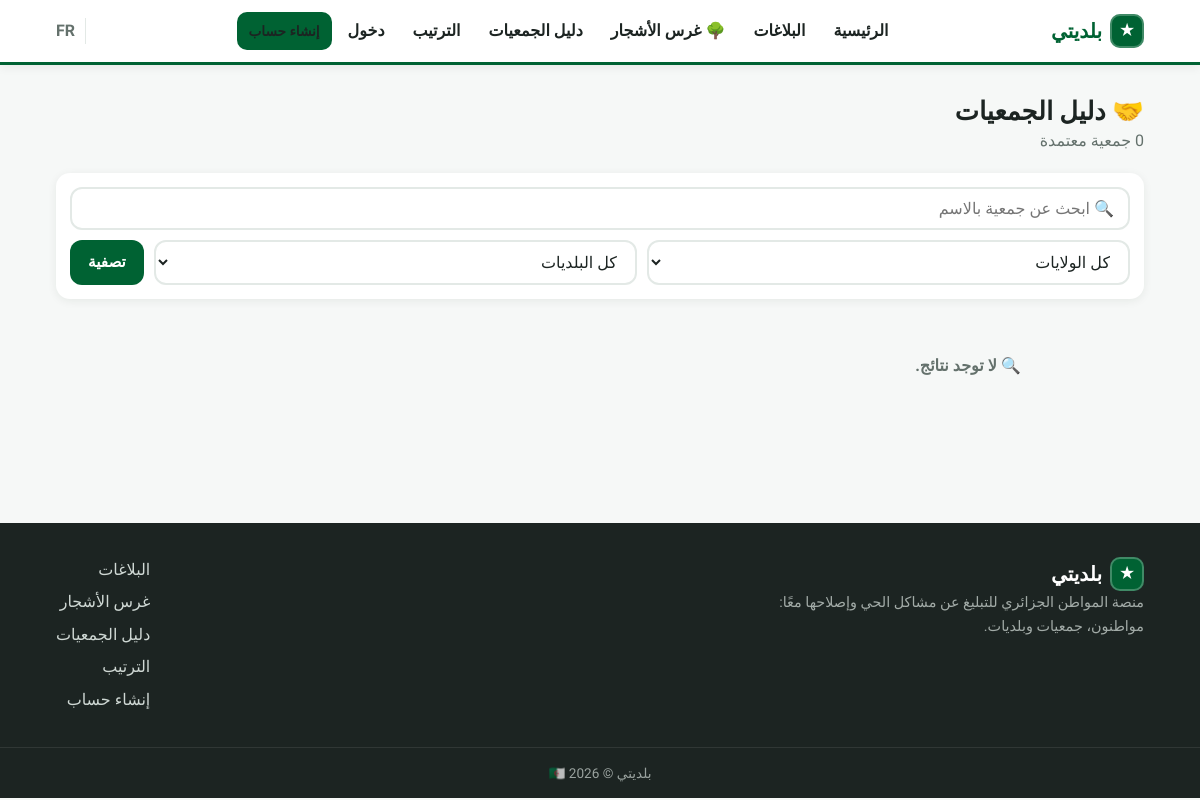
Before: /associations.php with the older database file.
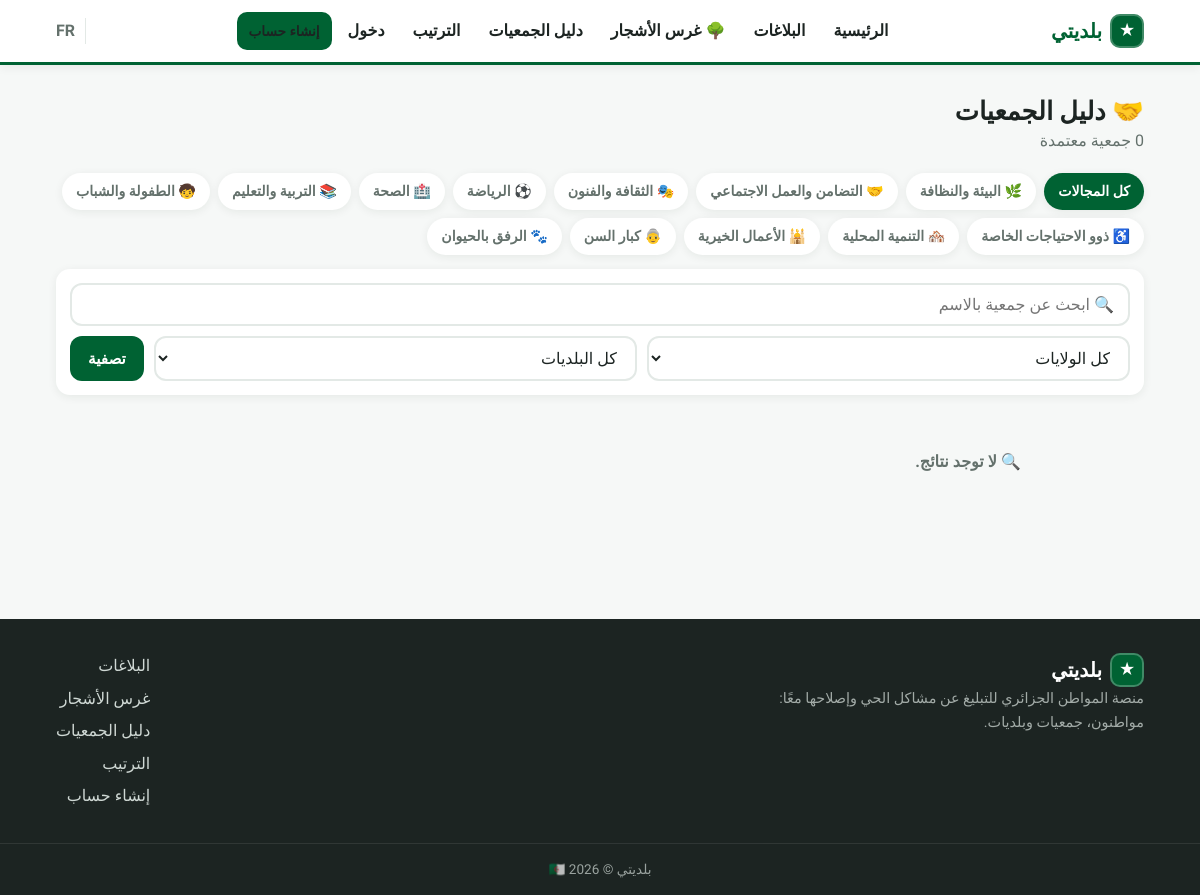
After: the same page with the newer database file.
### tables this page shows
CREATE TABLE assoc_categories (
  id INT AUTO_INCREMENT PRIMARY KEY,
  icon VARCHAR(16) NOT NULL DEFAULT '🏷️',
  name_ar VARCHAR(80) NOT NULL,
  name_fr VARCHAR(80) NOT NULL,
  is_active TINYINT(1) NOT NULL DEFAULT 1,
  sort INT NOT NULL DEFAULT 0
);

### includes/functions.php (called while the page is built, shortened)
<?php
require_once __DIR__ . '/db.php';
function e(?string $s): string
{
    return htmlspecialchars((string) $s, ENT_QUOTES, 'UTF-8');
}
function url(string $path = ''): string
{
    return WEB_BASE . '/' . ltrim($path, '/');
}
function lang(): string
{
    return (isset($_SESSION['lang']) && $_SESSION['lang'] === 'fr') ? 'fr' : 'ar';
}
function is_rtl(): bool
{
    return lang() === 'ar';
}
function t(string $key, ...$args): string
{
    static $strings = null;
    if ($strings === null) {
        $strings = require BASE_PATH . '/includes/lang/' . lang() . '.php';
    }
    $s = $strings[$key] ?? $key;
    return $args ? vsprintf($s, $args) : $s;
}
function lc(array $row, string $col): string
{
    return (string) ($row[$col . '_' . lang()] ?? $row[$col . '_ar'] ?? '');
}
function site_settings(): array
{
    static $s = null;
    if ($s === null) {
        $s = [];
    }
    return $s;
}
function site_setting(string $k, string $default = ''): string
{
    $v = site_settings()[$k] ?? '';
    return $v !== '' ? $v : $default;
}
function site_text(string $settingBase, string $langKey): string
{
    return site_setting($settingBase . '_' . lang()) ?: t($langKey);
}
function module_on(string $module): bool
{
    return site_setting('mod_' . $module) !== '0';
}
function app_name(): string
{
    return site_setting('site_name_' . lang(), lang() === 'ar' ? APP_NAME_AR : APP_NAME_FR);
}
function site_logo_url(): string
{
    $f = site_setting('site_logo');
    return $f !== '' ? upload_url($f) : '';
}

### includes/auth.php (called while the page is built, shortened)
<?php
require_once __DIR__ . '/db.php';
require_once __DIR__ . '/functions.php';
function current_user(): ?array
{
    static $user = false;
    if ($user === false) {
        $user = null;
    }
    return $user;
}

### includes/db.php (called while the page is built, shortened)
<?php
function db(): PDO
{
    static $pdo = null;
    if ($pdo === null) {
        try {
            $pdo = new PDO(
                'mysql:host=' . DB_HOST . ';dbname=' . DB_NAME . ';charset=utf8mb4',
                DB_USER,
                DB_PASS,
                [
                    PDO::ATTR_ERRMODE            => PDO::ERRMODE_EXCEPTION,
                    PDO::ATTR_DEFAULT_FETCH_MODE => PDO::FETCH_ASSOC,
                    PDO::ATTR_EMULATE_PREPARES   => false,
                ]
            );
        } catch (PDOException $e) {
            http_response_code(500);
            die('Database connection failed. Check includes/config.php — تعذّر الاتصال بقاعدة البيانات، تحقق من ملف الإعدادات.');
        }
    }
    return $pdo;
}

### includes/associations.php (called while the page is built, shortened)
<?php
require_once __DIR__ . '/db.php';
require_once __DIR__ . '/functions.php';
function assoc_tables(): void
{
    $n = (int) db()->query('SELECT COUNT(*) c FROM assoc_categories')->fetch()['c'];
}
function assoc_all_categories(bool $activeOnly = true): array
{
    try {
        assoc_tables();
    } catch (Throwable $e) {
        return [];
    }
    $sql = 'SELECT * FROM assoc_categories';
    if ($activeOnly) {
        $sql .= ' WHERE is_active = 1';
    }
    return db()->query($sql . ' ORDER BY sort, id')->fetchAll();
}

### associations.php (the view, shortened to what this page needs)
<?php
require_once __DIR__ . '/includes/auth.php';
require_once __DIR__ . '/includes/associations.php';
$fCat = (int) ($_GET['category'] ?? 0);
$q = trim($_GET['q'] ?? '');
$where = ["u.role = 'association'", 'u.is_verified = 1', 'u.is_blocked = 0'];
$bind = [];
$page = max(1, (int) ($_GET['p'] ?? 1));
$per = 12;
$base = "FROM users u
    JOIN communes cm ON cm.id = u.commune_id
    JOIN wilayas w ON w.id = u.wilaya_id
    LEFT JOIN assoc_profiles ap ON ap.user_id = u.id
    WHERE " . implode(' AND ', $where);
$cs = db()->prepare("SELECT COUNT(*) c $base");
$cs->execute($bind);
$total = (int) $cs->fetch()['c'];
$st = db()->prepare("SELECT u.id, u.name, u.about, u.points,
        cm.name_ar AS commune_ar, cm.name_fr AS commune_fr,
        w.name_ar AS wilaya_ar, w.name_fr AS wilaya_fr,
        ap.logo
    $base
    ORDER BY u.points DESC, u.name ASC
    LIMIT $per OFFSET " . ($page - 1) * $per);
$st->execute($bind);
$rows = $st->fetchAll();
$cats = assoc_all_categories();
require __DIR__ . '/includes/layout/header.php';
?>
<div class="container page">
  <div class="page-head">
    <div>
      <h1>🤝 <?= e(t('dir_title')) ?></h1>
      <p class="muted"><?= e(t('dir_count', $total)) ?></p>
    </div>
  </div>
  <?php if ($cats): ?>
  <div class="cat-chips">
    <a class="cat-chip <?= $fCat === 0 ? 'on' : '' ?>" href="<?= e(url('associations.php')) ?>"><?= e(t('dir_all_cats')) ?></a>
    <?php foreach ($cats as $c): ?>
    <a class="cat-chip <?= $fCat === (int) $c['id'] ? 'on' : '' ?>" href="?category=<?= (int) $c['id'] ?>"><?= e($c['icon']) ?> <?= e(lc($c, 'name')) ?></a>
    <?php endforeach; ?>
  </div>
  <?php endif; ?>
  <form class="filters card" method="get">
    <input name="q" value="<?= e($q) ?>" placeholder="🔍 <?= e(t('dir_search')) ?>">
    <select name="wilaya" id="wilayaSel" data-communes-url="<?= e(url('api/communes.php')) ?>" onchange="this.form.commune.value='';">
      <option value=""><?= e(t('all_wilayas')) ?></option>
    </select>
    <select name="commune" id="communeSel">
      <option value=""><?= e(t('all_communes')) ?></option>
    </select>
    <button class="btn btn-primary"><?= e(t('filter')) ?></button>
  </form>
  <div class="grid-3">
    <?php if (!$rows): ?><p class="empty">🔍 <?= e(t('no_results')) ?></p><?php endif; ?>
  </div>
</div>
<?php require __DIR__ . '/includes/layout/footer.php'; ?>

### includes/layout/header.php (shortened to what this page needs)
<?php
$me = current_user();
$langSwitch = function (string $to): string {
    $qs = $_GET;
    $qs['lang'] = $to;
    return e(strtok($_SERVER['REQUEST_URI'] ?? '', '?') . '?' . http_build_query($qs));
};
?>
<!DOCTYPE html>
<html lang="<?= lang() ?>" dir="<?= is_rtl() ? 'rtl' : 'ltr' ?>">
<head>
<link rel="stylesheet" href="<?= e(url('assets/css/style.css')) ?>">
</head>
<body data-base="<?= e(url('')) ?>">
<header class="topbar">
  <div class="container topbar-inner">
    <a class="brand" href="<?= e(url('index.php')) ?>">
      <?php if (site_logo_url()): ?>
      <img class="brand-logo" src="<?= e(site_logo_url()) ?>" alt="">
      <?php else: ?>
      <span class="brand-mark">★</span>
      <?php endif; ?>
      <span class="brand-name"><?= e(app_name()) ?></span>
    </a>
    <nav class="mainnav" id="mainnav">
      <a href="<?= e(url('index.php')) ?>"><?= e(t('nav_home')) ?></a>
      <?php if (module_on('complaints')): ?>
      <a href="<?= e(url('complaints.php')) ?>"><?= e(t('nav_complaints')) ?></a>
      <?php endif; ?>
      <?php if (module_on('trees')): ?>
      <a href="<?= e(url('trees.php')) ?>">🌳 <?= e(t('nav_trees')) ?></a>
      <?php endif; ?>
      <?php if (module_on('associations')): ?>
      <a href="<?= e(url('associations.php')) ?>"><?= e(t('nav_directory')) ?></a>
      <?php endif; ?>
      <?php if (module_on('leaderboard')): ?>
      <a href="<?= e(url('leaderboard.php')) ?>"><?= e(t('nav_leaderboard')) ?></a>
      <?php endif; ?>
      <?php if ($me): ?>
        <a href="<?= e(url(role_home($me))) ?>" class="nav-strong"><?= e(t('nav_dashboard')) ?></a>
        <a href="<?= e(url('logout.php')) ?>" class="nav-muted"><?= e(t('nav_logout')) ?></a>
      <?php else: ?>
        <a href="<?= e(url('login.php')) ?>"><?= e(t('nav_login')) ?></a>
        <a href="<?= e(url('register.php')) ?>" class="btn btn-sm btn-primary"><?= e(t('nav_register')) ?></a>
      <?php endif; ?>
    </nav>
    <div class="topbar-side">
      <span class="lang-switch">
        <?php if (lang() === 'ar'): ?>
          <a href="<?= $langSwitch('fr') ?>">FR</a>
        <?php else: ?>
          <a href="<?= $langSwitch('ar') ?>">عربية</a>
        <?php endif; ?>
      </span>
    </div>
  </div>
</header>
<main>

### includes/layout/footer.php (shortened to what this page needs)
</main>
<footer class="footer">
  <div class="container footer-inner">
    <div>
      <div class="brand">
        <?php if (site_logo_url()): ?><img class="brand-logo" src="<?= e(site_logo_url()) ?>" alt="">
        <?php else: ?><span class="brand-mark">★</span><?php endif; ?>
        <?= e(app_name()) ?>
      </div>
      <p class="footer-tag"><?= e(site_text('site_tagline', 'footer_tagline')) ?></p>
    </div>
    <nav class="footer-links">
      <?php if (module_on('complaints')): ?><a href="<?= e(url('complaints.php')) ?>"><?= e(t('nav_complaints')) ?></a><?php endif; ?>
      <?php if (module_on('trees')): ?><a href="<?= e(url('trees.php')) ?>"><?= e(t('nav_trees')) ?></a><?php endif; ?>
      <?php if (module_on('associations')): ?><a href="<?= e(url('associations.php')) ?>"><?= e(t('nav_directory')) ?></a><?php endif; ?>
      <?php if (module_on('leaderboard')): ?><a href="<?= e(url('leaderboard.php')) ?>"><?= e(t('nav_leaderboard')) ?></a><?php endif; ?>
      <a href="<?= e(url('register.php')) ?>"><?= e(t('nav_register')) ?></a>
    </nav>
  </div>
  <div class="footer-bottom"><?= e(app_name()) ?> © <?= date('Y') ?> 🇩🇿</div>
</footer>
</body>
</html>

### assets/css/style.css (style rules this page uses)
:root { --green: #006233; --green-dark: #004d28; --green-bright: #0b7a44; --green-light: #e6f4ec; --red: #d21034; --red-dark: #a30d28; --gold: #c8a951; --ink: #1c2422; --muted: #64716c; --bg: #f6f8f7; --card: #ffffff; --line: #e3e9e6; --radius: 14px; --shadow: 0 2px 10px rgba(0, 40, 20, 0.07); }
* { margin: 0; padding: 0; box-sizing: border-box; }
html { scroll-behavior: smooth; }
body { font-family: 'Cairo', system-ui, -apple-system, sans-serif; background: var(--bg); color: var(--ink); line-height: 1.65; font-size: 16px; }
a { color: var(--green); text-decoration: none; }
h1, h2, h3 { line-height: 1.3; font-weight: 800; }
.container { max-width: 1120px; margin-inline: auto; padding-inline: 16px; }
.muted { color: var(--muted); }
.topbar { background: var(--card); border-bottom: 3px solid var(--green); position: sticky; top: 0; z-index: 1000; box-shadow: var(--shadow); }
.topbar-inner { display: flex; align-items: center; justify-content: space-between; gap: 12px; min-height: 62px; }
.brand { display: inline-flex; align-items: center; gap: 8px; font-weight: 900; font-size: 1.25rem; color: var(--green); }
.brand-mark { display: inline-grid; place-items: center; width: 34px; height: 34px; border-radius: 10px; background: var(--green); color: #fff; font-size: 1rem; box-shadow: inset 0 0 0 2px rgba(255,255,255,.25); }
.brand-mark, .brand-name { position: relative; }
.mainnav { display: flex; align-items: center; gap: 4px; flex-wrap: wrap; }
.mainnav a { padding: 8px 12px; border-radius: 10px; color: var(--ink); font-weight: 600; }
.topbar-side { display: flex; align-items: center; gap: 8px; }
.lang-switch { border-inline-start: 1px solid var(--line); padding-inline-start: 10px; }
.lang-switch a { font-weight: 800; color: var(--muted); }
.btn { display: inline-flex; align-items: center; justify-content: center; gap: 8px; background: var(--green-light); color: var(--green); border: none; border-radius: 12px; cursor: pointer; padding: 10px 18px; font-family: inherit; font-size: 0.95rem; font-weight: 700; transition: transform 0.1s, box-shadow 0.15s, background 0.15s; }
.btn-primary { background: var(--green); color: #fff; }
.btn-sm { padding: 5px 12px; font-size: 0.85rem; }
.card { background: var(--card); border-radius: var(--radius); box-shadow: var(--shadow); overflow: hidden; }
.grid-3 { display: grid; grid-template-columns: repeat(auto-fill, minmax(270px, 1fr)); gap: 16px; margin-block: 18px; }
.page { padding-block: 30px 50px; }
.page-head { display: flex; align-items: flex-start; justify-content: space-between; gap: 16px; flex-wrap: wrap; margin-bottom: 18px; }
.page-head h1 { font-size: 1.6rem; }
.empty { text-align: center; color: var(--muted); padding: 36px 10px; font-weight: 600; }
.filters { display: flex; gap: 10px; flex-wrap: wrap; padding: 14px; margin-block: 14px; }
.filters select { flex: 1; min-width: 150px; }
input, select, textarea { font-family: inherit; font-size: 1rem; border: 2px solid var(--line); border-radius: 12px; padding: 10px 14px; background: #fff; color: var(--ink); width: 100%; }
.cat-chips { display: flex; gap: 8px; flex-wrap: wrap; margin-block: 14px; }
.cat-chip { padding: 7px 14px; border-radius: 999px; font-weight: 700; font-size: 0.88rem; background: var(--card); color: var(--muted); box-shadow: var(--shadow); white-space: nowrap; }
.cat-chip.on { background: var(--green); color: #fff; }
.footer { background: var(--ink); color: #cfd8d4; margin-top: 40px; }
.footer-inner { display: flex; justify-content: space-between; gap: 20px; flex-wrap: wrap; padding-block: 34px; }
.footer .brand { color: #fff; }
.footer-tag { font-size: 0.9rem; opacity: 0.75; max-width: 380px; }
.footer-links { display: flex; flex-direction: column; gap: 6px; }
.footer-links a { color: #cfd8d4; }
.footer-bottom { border-top: 1px solid rgba(255,255,255,0.12); text-align: center; padding-block: 14px; font-size: 0.85rem; opacity: 0.7; }

Changed rows visible on the page:
added assoc_categories: icon "🌿", name_ar "البيئة والنظافة"
added assoc_categories: icon "🤝", name_ar "التضامن والعمل الاجتماعي"
added assoc_categories: icon "🎭", name_ar "الثقافة والفنون"
added assoc_categories: icon "⚽", name_ar "الرياضة"
added assoc_categories: icon "🏥", name_ar "الصحة"
added assoc_categories: icon "📚", name_ar "التربية والتعليم"
added assoc_categories: icon "🧒", name_ar "الطفولة والشباب"
added assoc_categories: icon "♿", name_ar "ذوو الاحتياجات الخاصة"
added assoc_categories: icon "🏘️", name_ar "التنمية المحلية"
added assoc_categories: icon "🕌", name_ar "الأعمال الخيرية"
added assoc_categories: icon "👵", name_ar "كبار السن"
added assoc_categories: icon "🐾", name_ar "الرفق بالحيوان"
Other visible differences:
t('dir_all_cats'): (not shown) → "كل المجالات"
